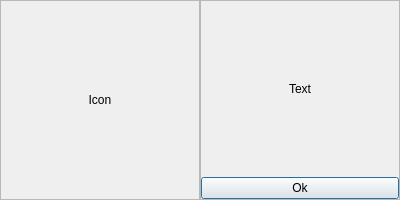
<?xml version="1.0" encoding="UTF-8"?>
<ui version="4.0">
 <class>Message</class>
 <widget class="QDialog" name="Message">
  <property name="geometry">
   <rect>
    <x>0</x>
    <y>0</y>
    <width>400</width>
    <height>200</height>
   </rect>
  </property>
  <property name="sizePolicy">
   <sizepolicy hsizetype="Fixed" vsizetype="Fixed">
    <horstretch>0</horstretch>
    <verstretch>0</verstretch>
   </sizepolicy>
  </property>
  <property name="minimumSize">
   <size>
    <width>400</width>
    <height>200</height>
   </size>
  </property>
  <property name="maximumSize">
   <size>
    <width>400</width>
    <height>200</height>
   </size>
  </property>
  <property name="windowTitle">
   <string>Dialog</string>
  </property>
  <layout class="QHBoxLayout" name="horizontalLayout">
   <property name="spacing">
    <number>0</number>
   </property>
   <property name="leftMargin">
    <number>0</number>
   </property>
   <property name="topMargin">
    <number>0</number>
   </property>
   <property name="rightMargin">
    <number>0</number>
   </property>
   <property name="bottomMargin">
    <number>0</number>
   </property>
   <item>
    <widget class="QFrame" name="IconFR">
     <property name="frameShape">
      <enum>QFrame::StyledPanel</enum>
     </property>
     <property name="frameShadow">
      <enum>QFrame::Raised</enum>
     </property>
     <layout class="QVBoxLayout" name="verticalLayout">
      <property name="spacing">
       <number>0</number>
      </property>
      <property name="leftMargin">
       <number>0</number>
      </property>
      <property name="topMargin">
       <number>0</number>
      </property>
      <property name="rightMargin">
       <number>0</number>
      </property>
      <property name="bottomMargin">
       <number>0</number>
      </property>
      <item>
       <widget class="QLabel" name="Icon">
        <property name="text">
         <string>Icon</string>
        </property>
        <property name="alignment">
         <set>Qt::AlignCenter</set>
        </property>
       </widget>
      </item>
     </layout>
    </widget>
   </item>
   <item>
    <widget class="QFrame" name="OtherFR">
     <property name="frameShape">
      <enum>QFrame::StyledPanel</enum>
     </property>
     <property name="frameShadow">
      <enum>QFrame::Raised</enum>
     </property>
     <layout class="QVBoxLayout" name="verticalLayout_2">
      <property name="spacing">
       <number>0</number>
      </property>
      <property name="leftMargin">
       <number>0</number>
      </property>
      <property name="topMargin">
       <number>0</number>
      </property>
      <property name="rightMargin">
       <number>0</number>
      </property>
      <property name="bottomMargin">
       <number>0</number>
      </property>
      <item>
       <widget class="QLabel" name="Text">
        <property name="text">
         <string>Text</string>
        </property>
        <property name="alignment">
         <set>Qt::AlignCenter</set>
        </property>
       </widget>
      </item>
      <item>
       <widget class="QPushButton" name="Ok">
        <property name="text">
         <string>Ok</string>
        </property>
       </widget>
      </item>
     </layout>
    </widget>
   </item>
  </layout>
 </widget>
 <resources/>
 <connections/>
</ui>
